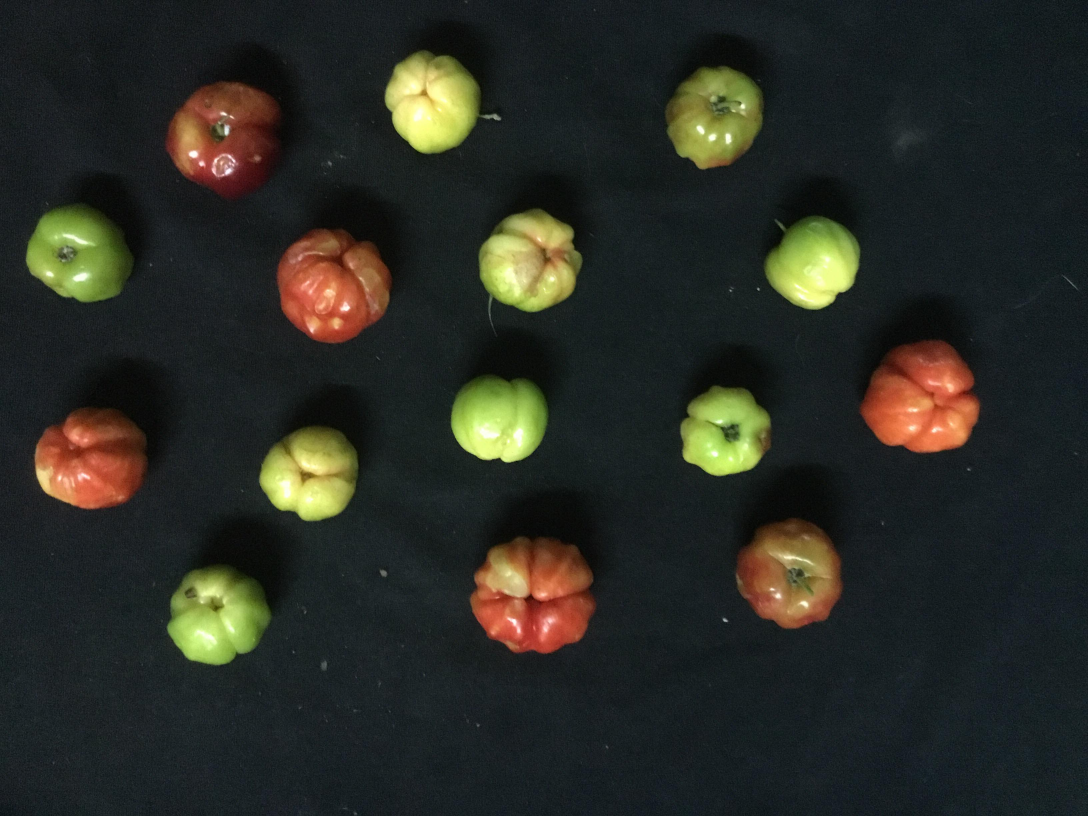
#> input picture Test/3.jpg, 3264 x 2448 px (shown at 1/3 size)
$ python Test-file-xml.py
#> lines starting #> are read from the running program, lines starting #| are printed output that depends on the picture; after the words box and inside, x2 and y2 are one past the last pixel; in counts of white or black regions, pixels touching at a corner belong together
import cv2
import time

st = time.time()
soridetect = cv2.CascadeClassifier("cascade1.xml")

img = cv2.imread("3.jpg")
#> img is the input picture: shape (2448, 3264, 3); mean B, G, R 36.7, 43.7, 41.8
img = cv2.resize(img, (640, 480))
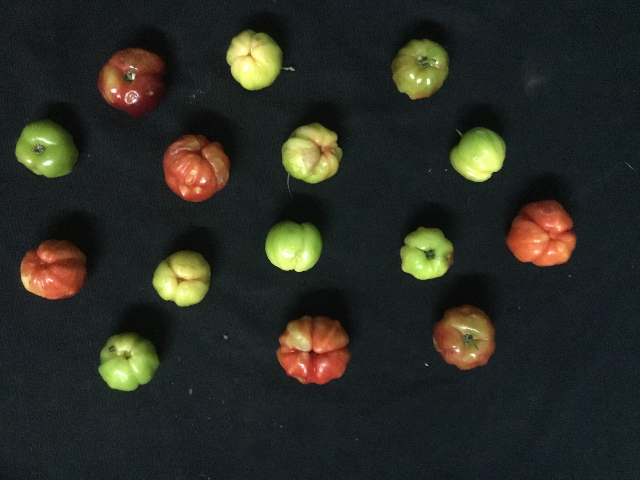
#> img: shape (480, 640, 3); mean B, G, R 36.6, 43.5, 41.7
gray = cv2.cvtColor(img, cv2.COLOR_BGR2GRAY)
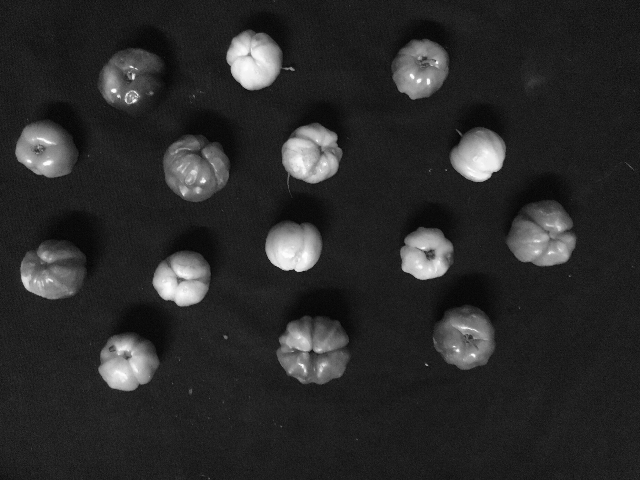
#> gray: shape (480, 640); min 3, max 254, mean 42.2
sori = soridetect.detectMultiScale(
gray,
scaleFactor  = 1.1,
minNeighbors = 10,
)
#> sori = 15 rows, first 6: [382, 33, 72, 72], [444, 123, 65, 65], [255, 212, 72, 72], [260, 304, 94, 94], [210, 24, 79, 79], [90, 45, 71, 71]
for (x, y, w, h) in sori:
    cv2.rectangle(img, (x, y), (x+w, y+h), (0, 0, 255), 2)
#> this loop made 15 passes
#> (x, y, w, h) on passes 1 to 12: (382, 33, 72, 72), (444, 123, 65, 65), (255, 212, 72, 72), (260, 304, 94, 94), (210, 24, 79, 79), (90, 45, 71, 71), (8, 116, 68, 68), (392, 222, 64, 64), (140, 244, 76, 76), (424, 301, 79, 79), (89, 327, 71, 71), (267, 113, 81, 81)
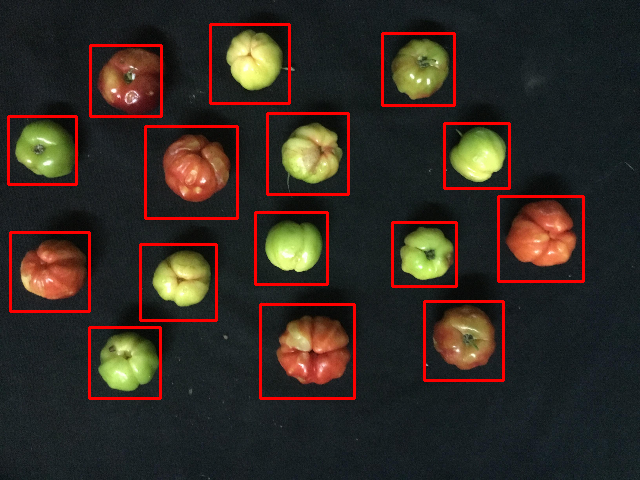
#> img: shape (480, 640, 3); 4.46% of pixels changed, all inside (x1, y1, x2, y2) = (7, 23, 585, 400)
fn = time.time()
print(st)
print(fn)
cv2.imshow("test", img)
cv2.waitKey(0)
cv2.destroyAllWindows()

$ run again, with Test/1.jpg copied over Test/3.jpg
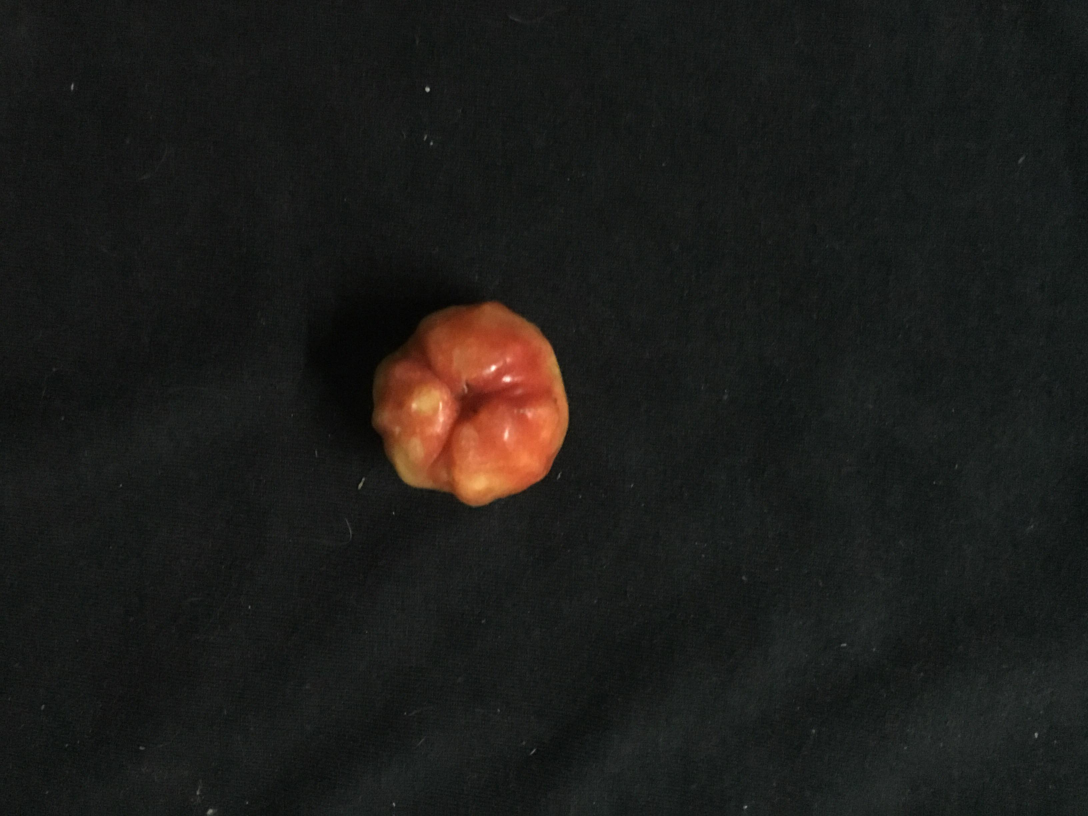
#> input picture Test/1.jpg, 3264 x 2448 px (shown at 1/3 size)
#> img is the input picture: shape (2448, 3264, 3); mean B, G, R 26.1, 28.5, 28.9
#> `gray = cv2.cvtColor(img, cv2.COLOR_BGR2GRAY)`:
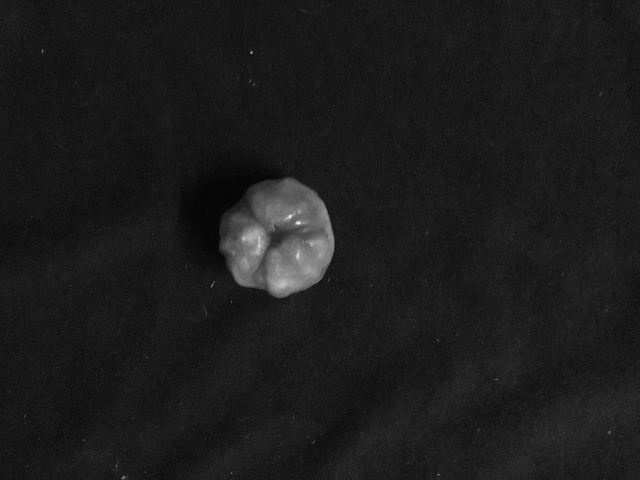
#> gray: shape (480, 640); min 3, max 250, mean 28.2
#> sori = [[198, 159, 153, 153]]
#> the loop `for (x, y, w, h) in sori:` made 1 pass
#> after the loop `for (x, y, w, h) in sori:`:
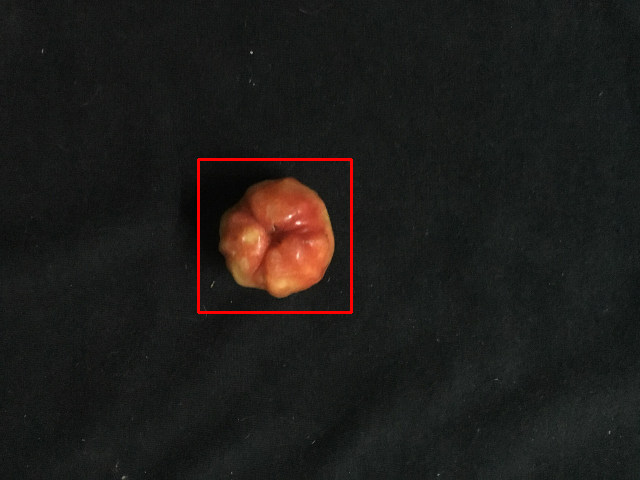
#> img: shape (480, 640, 3); mean B, G, R 25.9, 28.3, 30.2

$ run again, with Test/2.jpg copied over Test/3.jpg
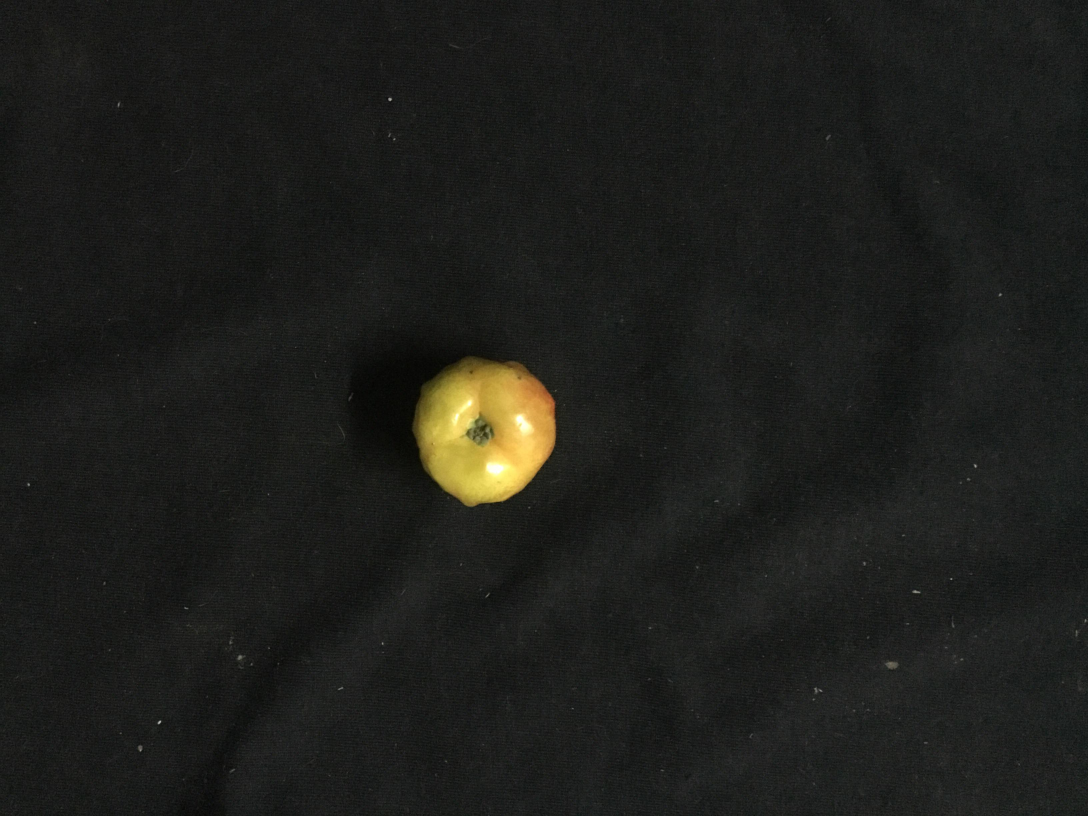
#> input picture Test/2.jpg, 3264 x 2448 px (shown at 1/3 size)
#> img is the input picture: shape (2448, 3264, 3); mean B, G, R 27.5, 30.8, 30.1
#> `img = cv2.resize(img, (640, 480))`:
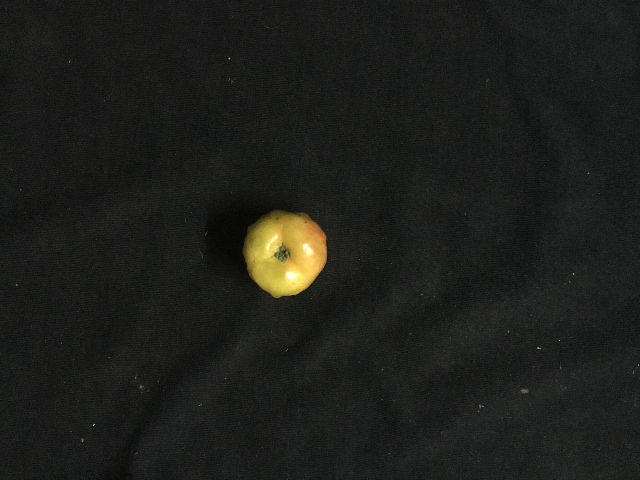
#> img: shape (480, 640, 3); mean B, G, R 27.4, 30.6, 30
#> sori = [[222, 195, 116, 116]]
#> the loop `for (x, y, w, h) in sori:` made 1 pass
#> after the loop `for (x, y, w, h) in sori:`:
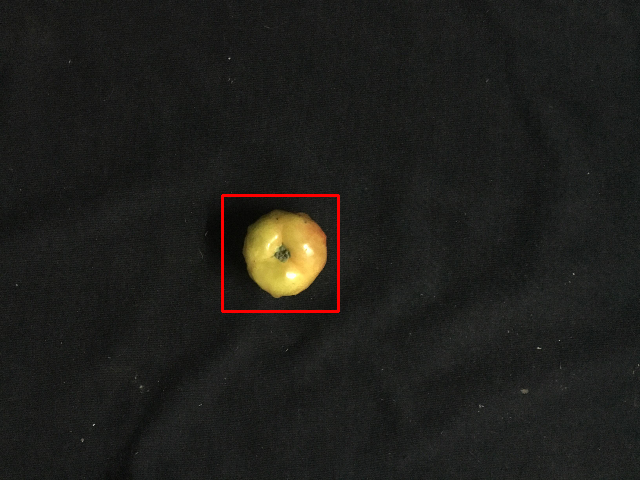
#> img: shape (480, 640, 3); 0.45% of pixels changed, all inside (x1, y1, x2, y2) = (221, 194, 340, 313)

$ run again, with Test/4.jpg copied over Test/3.jpg
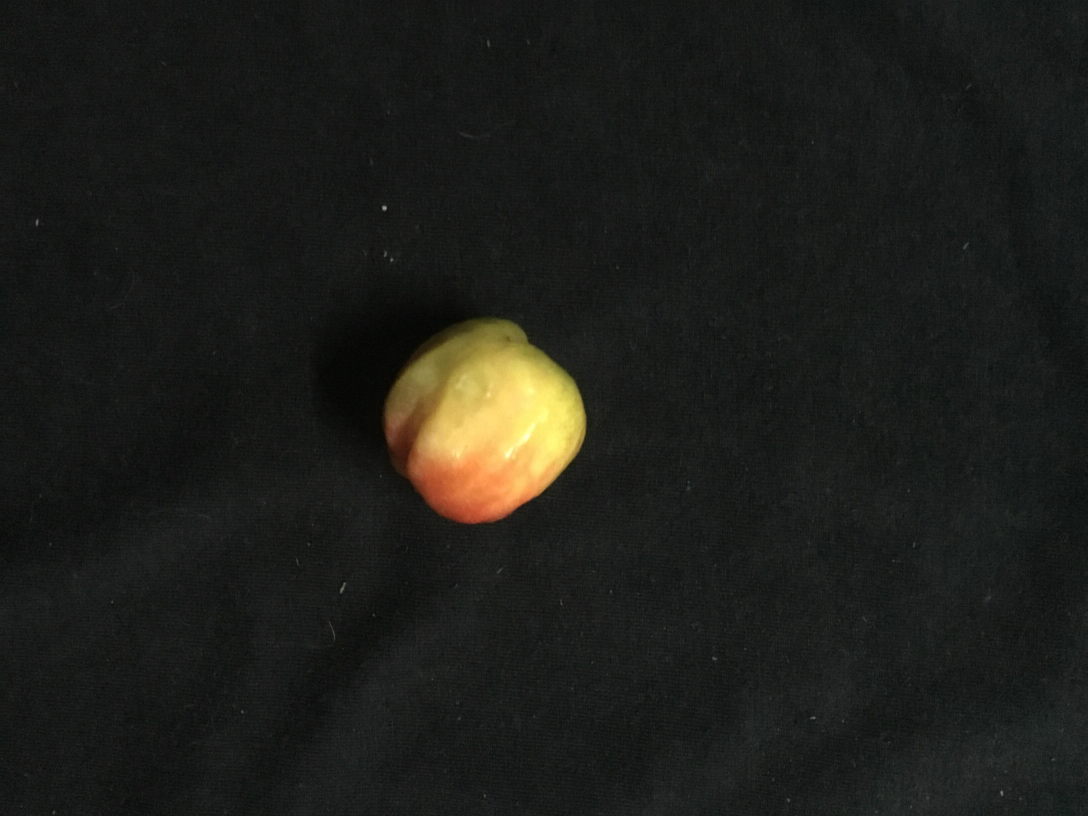
#> input picture Test/4.jpg, 3264 x 2448 px (shown at 1/3 size)
#> img is the input picture: shape (2448, 3264, 3); mean B, G, R 26.5, 30.4, 29.8
#> `gray = cv2.cvtColor(img, cv2.COLOR_BGR2GRAY)`:
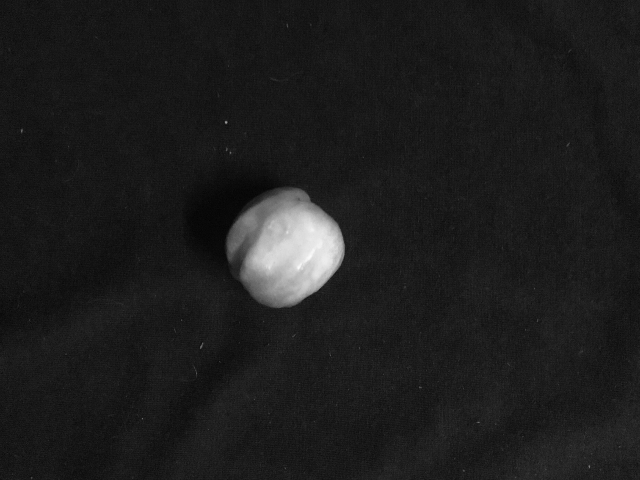
#> gray: shape (480, 640); min 2, max 251, mean 29.6
#> sori = [[212, 176, 144, 144]]
#> the loop `for (x, y, w, h) in sori:` made 1 pass
#> after the loop `for (x, y, w, h) in sori:`:
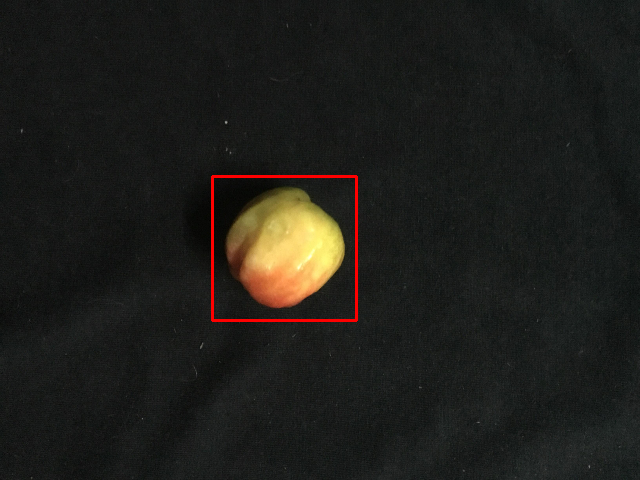
#> img: shape (480, 640, 3); mean B, G, R 26.3, 30.1, 31
